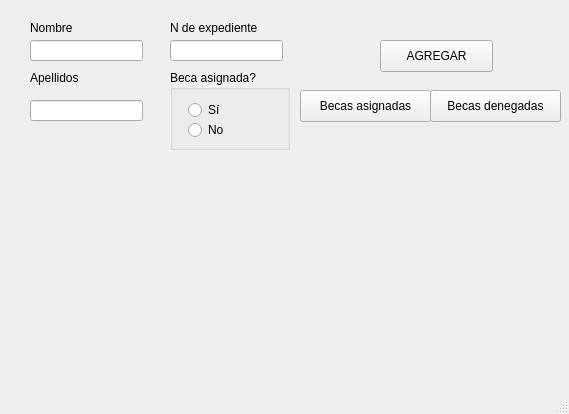
<?xml version="1.0" encoding="UTF-8"?>
<ui version="4.0">
 <class>MainWindow</class>
 <widget class="QMainWindow" name="MainWindow">
  <property name="geometry">
   <rect>
    <x>0</x>
    <y>0</y>
    <width>569</width>
    <height>414</height>
   </rect>
  </property>
  <property name="windowTitle">
   <string>MainWindow</string>
  </property>
  <widget class="QWidget" name="centralwidget">
   <widget class="QLabel" name="nombre">
    <property name="geometry">
     <rect>
      <x>30</x>
      <y>20</y>
      <width>60</width>
      <height>16</height>
     </rect>
    </property>
    <property name="text">
     <string>Nombre</string>
    </property>
   </widget>
   <widget class="QLabel" name="apellidos">
    <property name="geometry">
     <rect>
      <x>30</x>
      <y>70</y>
      <width>60</width>
      <height>16</height>
     </rect>
    </property>
    <property name="text">
     <string>Apellidos</string>
    </property>
   </widget>
   <widget class="QLineEdit" name="cuadronombre">
    <property name="geometry">
     <rect>
      <x>30</x>
      <y>40</y>
      <width>113</width>
      <height>21</height>
     </rect>
    </property>
   </widget>
   <widget class="QLineEdit" name="cuadroapellidos">
    <property name="geometry">
     <rect>
      <x>30</x>
      <y>100</y>
      <width>113</width>
      <height>21</height>
     </rect>
    </property>
   </widget>
   <widget class="QLabel" name="numexpediente">
    <property name="geometry">
     <rect>
      <x>170</x>
      <y>20</y>
      <width>111</width>
      <height>16</height>
     </rect>
    </property>
    <property name="text">
     <string>N de expediente</string>
    </property>
   </widget>
   <widget class="QLineEdit" name="cuadronumexpediente">
    <property name="geometry">
     <rect>
      <x>170</x>
      <y>40</y>
      <width>113</width>
      <height>21</height>
     </rect>
    </property>
   </widget>
   <widget class="QGroupBox" name="groupBox">
    <property name="geometry">
     <rect>
      <x>170</x>
      <y>70</y>
      <width>120</width>
      <height>80</height>
     </rect>
    </property>
    <property name="title">
     <string>Beca asignada?</string>
    </property>
    <widget class="QRadioButton" name="becasi">
     <property name="geometry">
      <rect>
       <x>18</x>
       <y>30</y>
       <width>81</width>
       <height>20</height>
      </rect>
     </property>
     <property name="text">
      <string>Sí</string>
     </property>
    </widget>
    <widget class="QRadioButton" name="becano">
     <property name="geometry">
      <rect>
       <x>18</x>
       <y>50</y>
       <width>81</width>
       <height>20</height>
      </rect>
     </property>
     <property name="text">
      <string>No</string>
     </property>
    </widget>
   </widget>
   <widget class="QPushButton" name="agregar">
    <property name="geometry">
     <rect>
      <x>380</x>
      <y>40</y>
      <width>113</width>
      <height>32</height>
     </rect>
    </property>
    <property name="text">
     <string>AGREGAR</string>
    </property>
   </widget>
   <widget class="QPushButton" name="becasasignadas">
    <property name="geometry">
     <rect>
      <x>300</x>
      <y>90</y>
      <width>131</width>
      <height>32</height>
     </rect>
    </property>
    <property name="text">
     <string>Becas asignadas</string>
    </property>
   </widget>
   <widget class="QPushButton" name="becasdenegadas">
    <property name="geometry">
     <rect>
      <x>430</x>
      <y>90</y>
      <width>131</width>
      <height>32</height>
     </rect>
    </property>
    <property name="text">
     <string>Becas denegadas</string>
    </property>
   </widget>
  </widget>
  <widget class="QMenuBar" name="menubar">
   <property name="geometry">
    <rect>
     <x>0</x>
     <y>0</y>
     <width>569</width>
     <height>24</height>
    </rect>
   </property>
  </widget>
  <widget class="QStatusBar" name="statusbar"/>
 </widget>
 <resources/>
 <connections/>
</ui>
